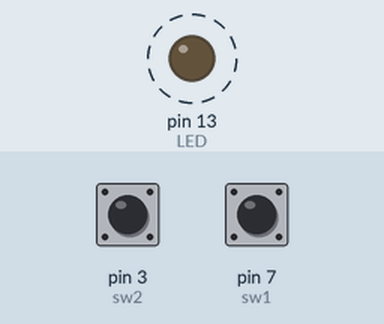
Recording of a sketch running on a simulated Arduino Uno, built with avr-gcc and run on an emulated ATmega328P. On the bench: output pins drawn as LEDs (lit = HIGH). Dashed ring = blinking. Inputs (shaded band) come from the test bench; at power-on: pin 3 (sw2) HIGH, pin 7 (sw1) HIGH. What the sketch prints to the serial monitor is not drawn.

Above: at 1.2 s.
1.3 s: pin 3 (sw2) pulled LOW for 0.15 s
Timing chart, 0 to 10.3 s (numbered marks = the images above; inputs shaded):
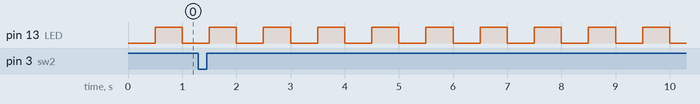

Measured:
- by itself, pin 13 (LED): alternates HIGH for 0.50 s and LOW for 0.50 s

The sketch:

interrupt.ino
```cpp
#include<MsTimer2.h>

#define LED 13
#define sw1 7
#define sw2 3 // 또는 2

boolean bl = true;

void setup() {
  Serial.begin(9600);
  pinMode(LED, OUTPUT);
  pinMode(sw1, INPUT_PULLUP);
  pinMode(sw2, INPUT_PULLUP);


  //0 -> digital 2번, 1-> digital 3번  고정임
  // 외부 하드웨어 쪽에 하면 좋음
  attachInterrupt(1, push_sw2, FALLING);

  //millisecond, function, 여러가지 동작할 때 좋음
  MsTimer2::set(500, led_blink);  //0.5초에 한번 작동
  MsTimer2::start();

}

void loop() {
  if(digitalRead(sw1)==0){
    Serial.println("sw1");
    delay(200);
  }
}


void led_blink(){
  digitalWrite(LED, bl);
  bl = !bl;
}


void push_sw2(){
  Serial.println("sw2");
}
```
